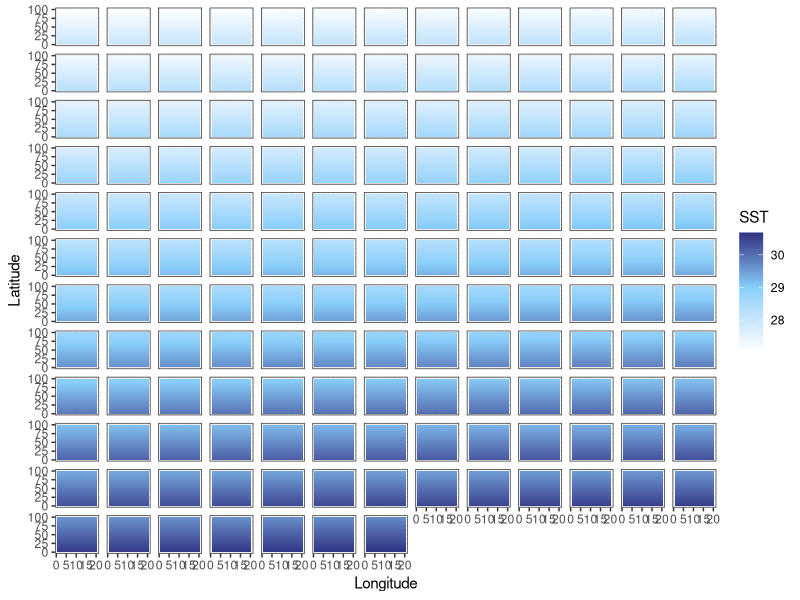
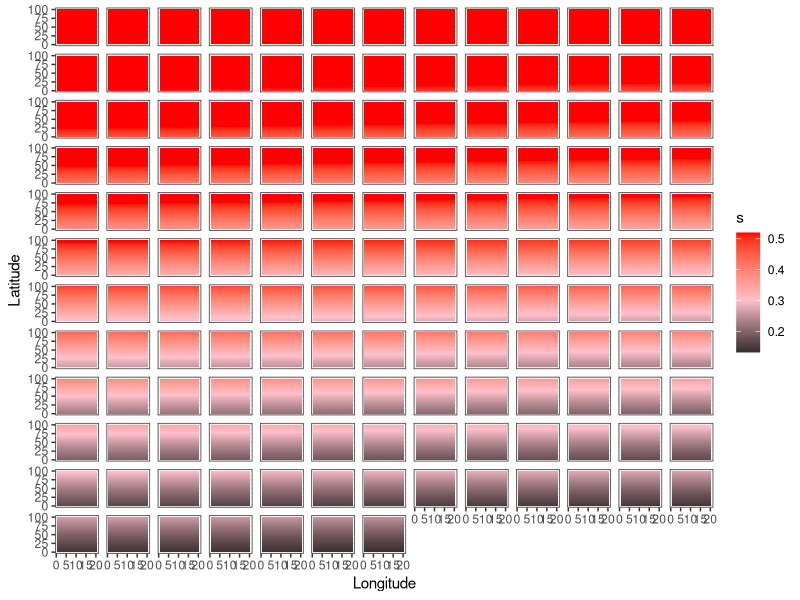
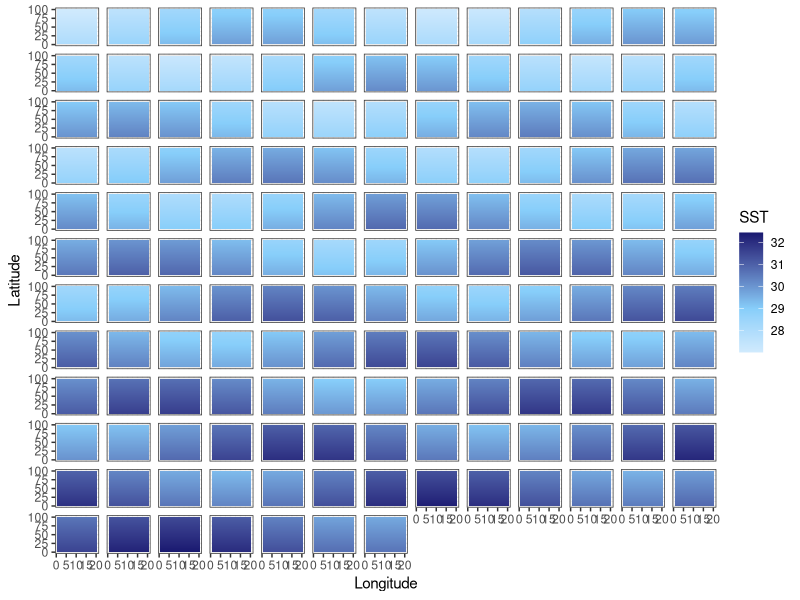
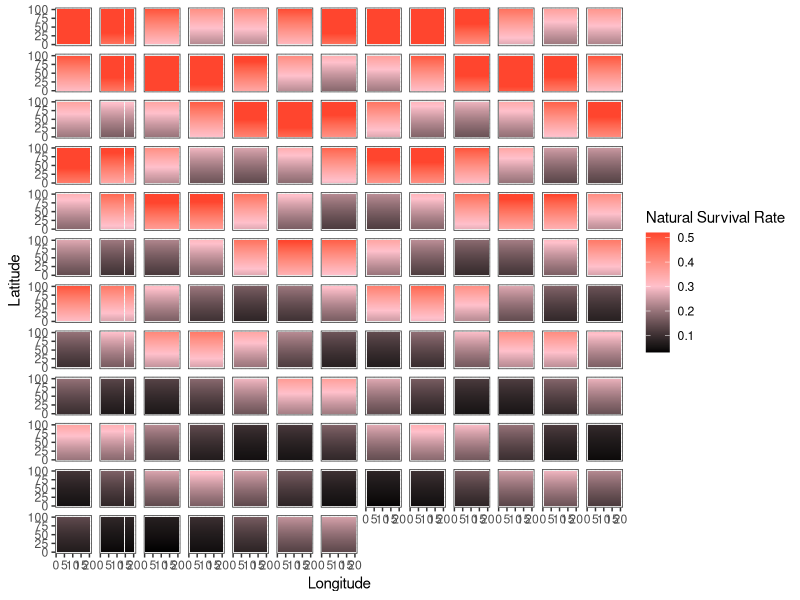
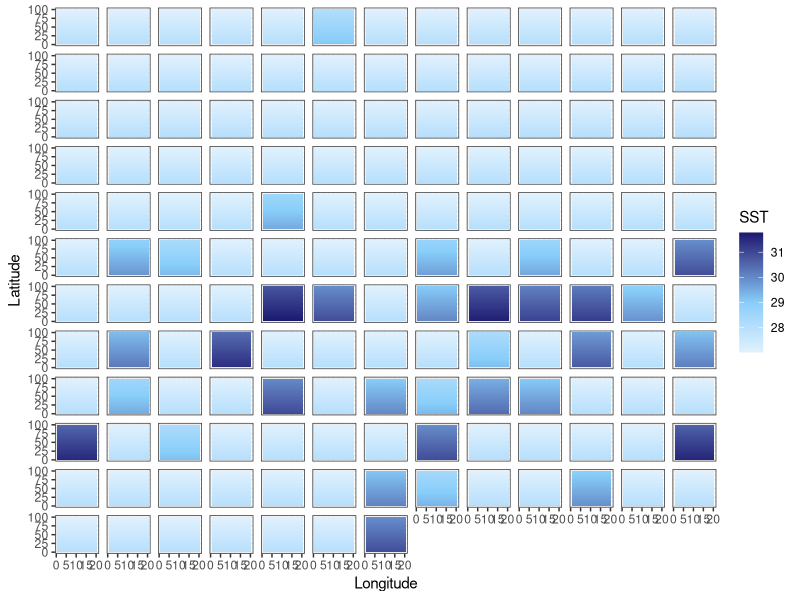
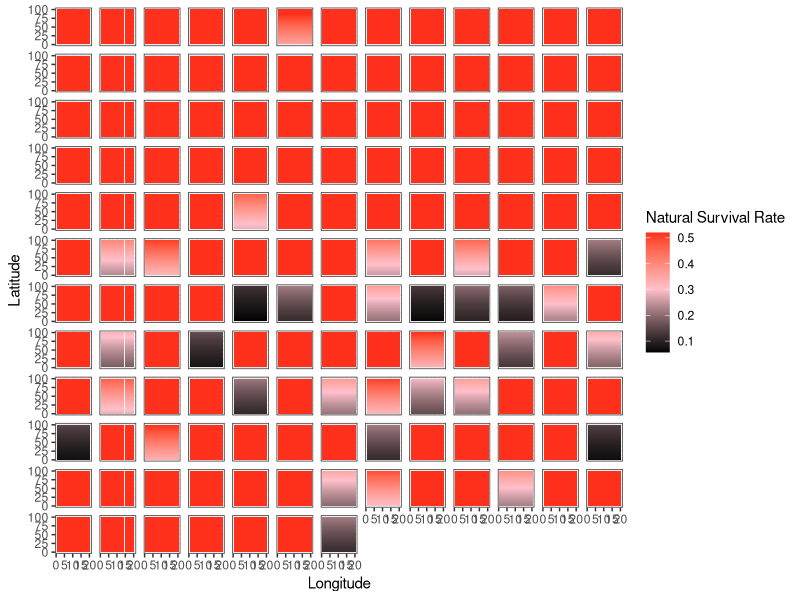

Write R code to recreate these figures, in order.
library(tidyverse)
library(here)

addTaskCallback(function(...) {set.seed(42);TRUE})
options(warn=-1)

years = 150
NS.patches = 100
EW.patches = 20
opt.temp = 25

calc_temp_mortality <- function(SST, opt.temp, temp.range, s) {
  nat.m = array(0, c(nrow(SST), ncol(SST)))
  m = 1 - exp((-(SST[,] - opt.temp)^2)/(temp.range^2)) # temperature based mortality function from Walsworth et al.
  m = 1 - m
  nat.m = ifelse(m > s, s, m)
  return(nat.m)
}

# 0.3678794 29
# 0.2096114 30
# 0.1053992 31
# 0.0467706 32
# 0.0183156 33


### UNCOMMENT FOR CONSTANT MEAN SHIFT SST
SST.patches.mean <- array(0, c(NS.patches, EW.patches, years))
start_SST = (opt.temp + 2) + NS.patches*0.01

for (i in 1:years) {
  SST = start_SST
  for (lat in 1:NS.patches) {
    SST.patches.mean[lat,,i] = SST
    SST = SST - 0.01
  }
  start_SST = start_SST + 0.018
}

### UNCOMMENT FOR ENSO VARIABLE MEAN SST
SST.patches.enso <- array(0, c(NS.patches, EW.patches, years))
start_SST = (opt.temp + 2) + NS.patches*0.01

t=seq(1,years,1)
enso.value = 0.75*sin(0.8*t) + 0.018

for (i in 1:years) {
  SST = start_SST
  for (lat in 1:NS.patches) {
    SST.patches.enso[lat,,i] = SST
    SST = SST - 0.01
  }
  start_SST = start_SST + enso.value[i]
}

### UNCOMMENT FOR SHOCK SST CHANGES
SST.patches.shock <- array(0, c(NS.patches, EW.patches, years))
start_SST = (opt.temp + 2) + NS.patches*0.01

for (i in 1:years) {
  heat_prob = runif(1, 0, 1)
  if ((i < 75 & heat_prob < 0.1) | (i >= 75 & heat_prob < 0.35)) {
    intensity <- runif(1, 1, ifelse(i < 75, 2, 4))
    SST = start_SST + intensity
  } else {
    SST = start_SST
  }
  for (lat in 1:NS.patches) {
    SST.patches.shock[lat,,i] = SST
    SST = SST - 0.01
  }
}

output_df_mean = data.frame() #create dataframe to hold results
output_df_enso = data.frame()
output_df_shock = data.frame()


# Mean --------------------------------------------------------------------

for(b in 1:years) {
  SSTdf_mean = SST.patches.mean[,,b] %>% 
    as.data.frame() 
  
  SSTdf_mean$lat = c(1:NS.patches)
  SSTdf_mean$year = paste0(b)
  
  output_df_mean = bind_rows(output_df_mean, SSTdf_mean)
}

SSTdf_mean = output_df_mean %>% 
  pivot_longer(V1:V20,
               names_to = "lon",
               values_to = "sst") %>% 
  mutate(lon = case_when(
    lon == "V1" ~ 1,
    lon == "V2" ~ 2,
    lon == "V3" ~ 3,
    lon == "V4" ~ 4,
    lon == "V5" ~ 5,
    lon == "V6" ~ 6,
    lon == "V7" ~ 7,
    lon == "V8" ~ 8,
    lon == "V9" ~ 9,
    lon == "V10" ~ 10,
    lon == "V11" ~ 11,
    lon == "V12" ~ 12,
    lon == "V13" ~ 13,
    lon == "V14" ~ 14,
    lon == "V15" ~ 15,
    lon == "V16" ~ 16,
    lon == "V17" ~ 17,
    lon == "V18" ~ 18,
    lon == "V19" ~ 19,
    lon == "V20" ~ 20
    )) %>% 
  mutate(year = as.numeric(year))

mt = ggplot(SSTdf_mean, aes(lon, lat, fill = sst)) +
  geom_tile() +
  labs(x = "Longitude", y = "Latitude", fill = "SST") +
  theme_bw() +
  scale_fill_gradient2(low = "white", high = "midnightblue", mid = "lightskyblue", midpoint = 29) +
  facet_wrap(~year) + 
  theme(
    strip.background = element_blank(),
    strip.text.x = element_blank())

SSTdf_mean = SSTdf_mean %>% 
  mutate(mortality = 1 - (1 - exp((-(sst - 25)^2)/(4^2)))) %>% 
  mutate(survival = ifelse(mortality > 0.52, 0.52, mortality))

mm = ggplot(SSTdf_mean, aes(lon, lat, fill = survival)) +
  geom_tile() +
  labs(x = "Longitude", y = "Latitude", fill = "s") +
  theme_bw() +
  scale_fill_gradient2(low = "black", high = "red", mid = "pink", midpoint = .3) +
  facet_wrap(~year) + 
  theme(
    strip.background = element_blank(),
    strip.text.x = element_blank())

# ENSO --------------------------------------------------------------------

for(b in 1:years) {
  SSTdf_enso = SST.patches.enso[,,b] %>% 
    as.data.frame() 
  
  SSTdf_enso$lat = c(1:NS.patches)
  SSTdf_enso$year = paste0(b)
  
  output_df_enso = bind_rows(output_df_enso, SSTdf_enso)
}

SSTdf_enso = output_df_enso %>% 
  pivot_longer(V1:V20,
               names_to = "lon",
               values_to = "sst") %>% 
  mutate(lon = case_when(
    lon == "V1" ~ 1,
    lon == "V2" ~ 2,
    lon == "V3" ~ 3,
    lon == "V4" ~ 4,
    lon == "V5" ~ 5,
    lon == "V6" ~ 6,
    lon == "V7" ~ 7,
    lon == "V8" ~ 8,
    lon == "V9" ~ 9,
    lon == "V10" ~ 10,
    lon == "V11" ~ 11,
    lon == "V12" ~ 12,
    lon == "V13" ~ 13,
    lon == "V14" ~ 14,
    lon == "V15" ~ 15,
    lon == "V16" ~ 16,
    lon == "V17" ~ 17,
    lon == "V18" ~ 18,
    lon == "V19" ~ 19,
    lon == "V20" ~ 20
  )) %>% 
  mutate(year = as.numeric(year))

et = ggplot(SSTdf_enso, aes(lon, lat, fill = sst)) +
  geom_tile() +
  labs(x = "Longitude", y = "Latitude", fill = "SST") +
  theme_bw() +
  scale_fill_gradient2(low = "white", high = "midnightblue", mid = "lightskyblue", midpoint = 29) +
  facet_wrap(~year) + 
  theme(
    strip.background = element_blank(),
    strip.text.x = element_blank())

SSTdf_enso = SSTdf_enso %>% 
  mutate(mortality = 1 - (1 - exp((-(sst - 25)^2)/(4^2)))) %>% 
  mutate(survival = ifelse(mortality > 0.52, 0.52, mortality))

em = ggplot(SSTdf_enso, aes(lon, lat, fill = survival)) +
  geom_tile() +
  labs(x = "Longitude", y = "Latitude", fill = "Natural Survival Rate") +
  theme_bw() +
  scale_fill_gradient2(low = "black", high = "red", mid = "pink", midpoint = .3) +
  facet_wrap(~year) + 
  theme(
    strip.background = element_blank(),
    strip.text.x = element_blank())

# shock -------------------------------------------------------------------

for(b in 1:years) {
  SSTdf_shock = SST.patches.shock[,,b] %>% 
    as.data.frame() 
  
  SSTdf_shock$lat = c(1:NS.patches)
  SSTdf_shock$year = paste0(b)
  
  output_df_shock = bind_rows(output_df_shock, SSTdf_shock)
}

SSTdf_shock = output_df_shock %>% 
  pivot_longer(V1:V20,
               names_to = "lon",
               values_to = "sst") %>% 
  mutate(lon = case_when(
    lon == "V1" ~ 1,
    lon == "V2" ~ 2,
    lon == "V3" ~ 3,
    lon == "V4" ~ 4,
    lon == "V5" ~ 5,
    lon == "V6" ~ 6,
    lon == "V7" ~ 7,
    lon == "V8" ~ 8,
    lon == "V9" ~ 9,
    lon == "V10" ~ 10,
    lon == "V11" ~ 11,
    lon == "V12" ~ 12,
    lon == "V13" ~ 13,
    lon == "V14" ~ 14,
    lon == "V15" ~ 15,
    lon == "V16" ~ 16,
    lon == "V17" ~ 17,
    lon == "V18" ~ 18,
    lon == "V19" ~ 19,
    lon == "V20" ~ 20
  )) %>% 
  mutate(year = as.numeric(year))

st = ggplot(SSTdf_shock, aes(lon, lat, fill = sst)) +
  geom_tile() +
  labs(x = "Longitude", y = "Latitude", fill = "SST") +
  theme_bw() +
  scale_fill_gradient2(low = "white", high = "midnightblue", mid = "lightskyblue", midpoint = 29) +
  facet_wrap(~year) + 
  theme(
    strip.background = element_blank(),
    strip.text.x = element_blank())

SSTdf_shock = SSTdf_shock %>% 
  mutate(mortality = 1 - (1 - exp((-(sst - 25)^2)/(4^2)))) %>% 
  mutate(survival = ifelse(mortality > 0.52, 0.52, mortality))

sm = ggplot(SSTdf_shock, aes(lon, lat, fill = survival)) +
  geom_tile() +
  labs(x = "Longitude", y = "Latitude", fill = "Natural Survival Rate") +
  theme_bw() +
  scale_fill_gradient2(low = "black", high = "red", mid = "pink", midpoint = .3) +
  facet_wrap(~year) + 
  theme(
    strip.background = element_blank(),
    strip.text.x = element_blank())

ggsave(mt, file=paste0("mean_temp.pdf"), path = here("figs", "climate"), height = 10, width = 15)
ggsave(mm, file=paste0("mean_mortality.pdf"), path = here("figs", "climate"), height = 10, width = 15)
ggsave(et, file=paste0("enso_temp.pdf"), path = here("figs", "climate"), height = 10, width = 15)
ggsave(em, file=paste0("enso_mortality.pdf"), path = here("figs", "climate"), height = 10, width = 15)
ggsave(st, file=paste0("shock_temp.pdf"), path = here("figs", "climate"), height = 10, width = 15)
ggsave(sm, file=paste0("shock_mortality.pdf"), path = here("figs", "climate"), height = 10, width = 15)
